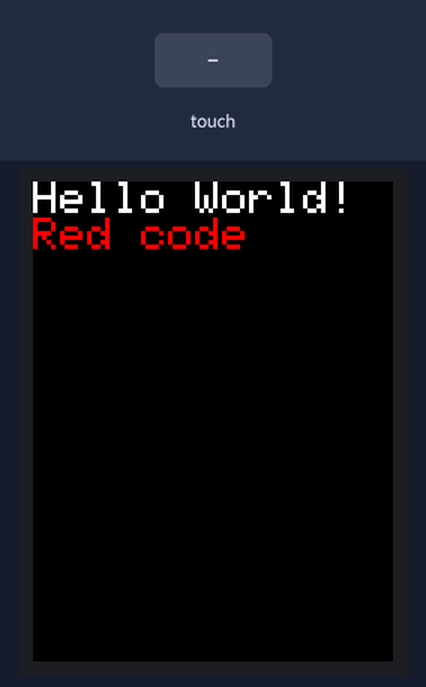
The sketch below on a simulated ESP8266 (Wemos D1 mini). Shown: 240×320 colour display. Inputs (shaded band) come from the test bench. What the sketch prints to the serial monitor is not drawn.

Above: at 1.8 s.
1.9 s: touch panel pressed at 13 % / 10 % of its raw x / y range
4.0 s: touch panel pressed at 38 % / 10 % of its raw x / y range
Timing chart, 0 to 7.0 s (numbered marks = the images above; inputs shaded):
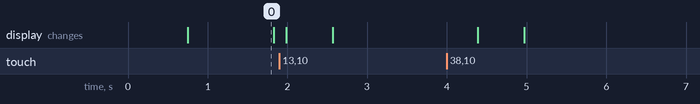

Measured:
- what the display in image 0 shows lasts 1.1 s, from 0.7 s to 1.8 s

The sketch:

GraphicsTest.ino
```cpp
#include <SPI.h>
#include <Adafruit_GFX.h>
#include <Adafruit_ILI9341.h>
#include <XPT2046_Touchscreen.h>

// Lolin Wemos D1 mini
#define TFT_CS D0  //for D1 mini or TFT I2C Connector Shield (V1.1.0 or later)
#define TFT_DC D8  //for D1 mini or TFT I2C Connector Shield (V1.1.0 or later)
#define TFT_RST -1 //for D1 mini or TFT I2C Connector Shield (V1.1.0 or later)
#define TS_CS D3   //for D1 mini or TFT I2C Connector Shield (V1.1.0 or later)

Adafruit_ILI9341 tft = Adafruit_ILI9341(TFT_CS, TFT_DC, TFT_RST);
XPT2046_Touchscreen ts(TS_CS);

void setup()
{
  Serial.begin(115200);
  Serial.println("Starting!");
  tft.begin();

  // read diagnostics (optional but can help debug problems)
  uint8_t x = tft.readcommand8(ILI9341_RDMODE);
  Serial.print("Display Power Mode: 0x");
  Serial.println(x, HEX);
  x = tft.readcommand8(ILI9341_RDMADCTL);
  Serial.print("MADCTL Mode: 0x");
  Serial.println(x, HEX);
  x = tft.readcommand8(ILI9341_RDPIXFMT);
  Serial.print("Pixel Format: 0x");
  Serial.println(x, HEX);
  x = tft.readcommand8(ILI9341_RDIMGFMT);
  Serial.print("Image Format: 0x");
  Serial.println(x, HEX);
  x = tft.readcommand8(ILI9341_RDSELFDIAG);
  Serial.print("Self Diagnostic: 0x");
  Serial.println(x, HEX);

  Serial.println(F("Benchmark                Time (microseconds)"));
  delay(10);
  Serial.print(F("Screen fill              "));
  //Serial.println(testFillScreen());


  ts.begin();
  ts.setRotation(1);

  pinMode(D4, OUTPUT);
  delay(500);


  Serial.println(F("Done!"));
}

void loop(void)
{
 digitalWrite(D4,0);
  tft.fillScreen(ILI9341_BLACK);
  //yield();
  tft.setCursor(0, 0);
  tft.setTextSize(3);
  tft.setTextColor(ILI9341_WHITE);
  tft.println("Hello World!");
  tft.setTextColor(ILI9341_RED);
  tft.println("Red code");
  tft.setTextSize(1);
  tft.setTextColor(ILI9341_WHITE);

  if (ts.touched())
   {
    TS_Point p = ts.getPoint();

     tft.fillScreen(ILI9341_BLACK);
     tft.setCursor(0, 0);

     tft.print("Pressure = ");
     tft.println(p.z);
     tft.print("X = ");
     tft.println(p.x);
     tft.print("Y = ");
     tft.println(p.y);

     digitalWrite(D4,0);

   }

  delay(500);
  digitalWrite(D4,1);

}

unsigned long printScreen()
{
  unsigned long start = micros();

  return micros() - start;
}
```
